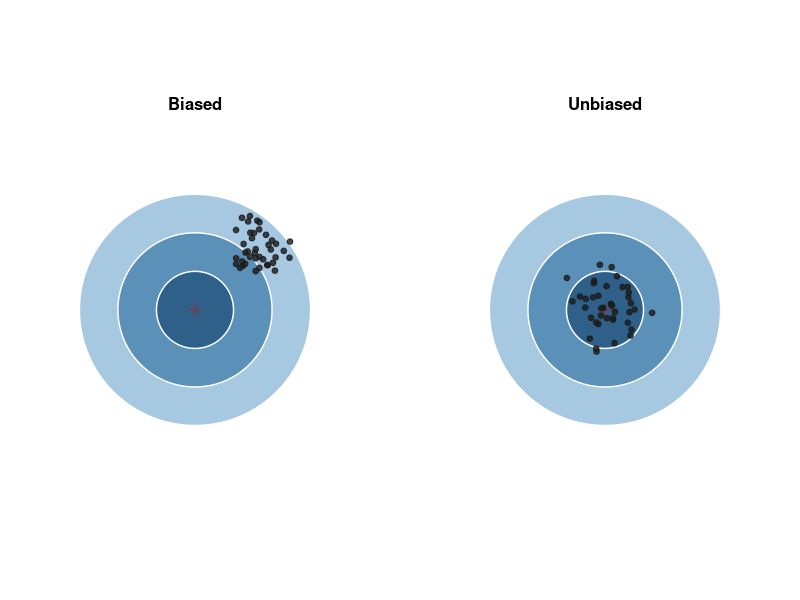

Reproduce this figure in R.
# Generates mpc-bias-target.svg (dartboard depiction of unbiased/biased
# measurements, 2.1.1.3 Bias and Accuracy). Kept as a standalone script
# rather than a visible code chunk in the .qmd, per user request; rerun
# this script (from the book/ directory) to regenerate the SVG.
library(tidyverse)

ring_mpc113 <- function(r, n = 200) {
  theta <- seq(0, 2 * pi, length.out = n)
  tibble(x = r * cos(theta), y = r * sin(theta))
}

ring_radii_mpc113 <- c(1, 0.75, 0.5, 0.25)
ring_fill_mpc113 <- c("white", "#A6C8E0", "#5B90B8", "#2E6089")
processes_mpc113 <- c("Unbiased", "Biased")

# Rings are generated separately per facet (rather than crossed) so that
# each ring's points stay in angular order within its own group --
# tidyr::crossing() would resort rows and break the circular path,
# rendering as jagged stripes instead of filled circles.
rings_mpc113 <- map_dfr(processes_mpc113, function(p) {
  map2_dfr(ring_radii_mpc113, seq_along(ring_radii_mpc113), function(r, i) {
    ring_mpc113(r) |> mutate(ring = i)
  }) |> mutate(process = p)
})

set.seed(20240613)
n_target_mpc113 <- 40
target_demo_mpc113 <- bind_rows(
  tibble(x = rnorm(n_target_mpc113, 0, 0.12), y = rnorm(n_target_mpc113, 0, 0.12), process = "Unbiased"),
  tibble(x = rnorm(n_target_mpc113, 0.4, 0.12), y = rnorm(n_target_mpc113, 0.4, 0.12), process = "Biased")
)
center_mpc113 <- tibble(x = 0, y = 0, process = processes_mpc113)

p <- ggplot() +
  geom_polygon(data = rings_mpc113, aes(x, y, group = interaction(ring, process), fill = factor(ring)), color = "white") +
  scale_fill_manual(values = ring_fill_mpc113, guide = "none") +
  geom_point(data = center_mpc113, aes(x, y), shape = 3, size = 3, color = "firebrick") +
  geom_point(data = target_demo_mpc113, aes(x, y), color = "#1B1B1B", size = 1.6, alpha = 0.8) +
  facet_wrap(~process) +
  coord_equal(xlim = c(-1.15, 1.15), ylim = c(-1.15, 1.15)) +
  theme_void() +
  theme(
    strip.text = element_text(size = 12, face = "bold", margin = margin(b = 2)),
    panel.spacing = unit(1, "lines")
  )

ggsave("chapters/02-mpc/characterization/images/mpc-bias-target.svg", p, width = 7, height = 3.75, device = "svg")
